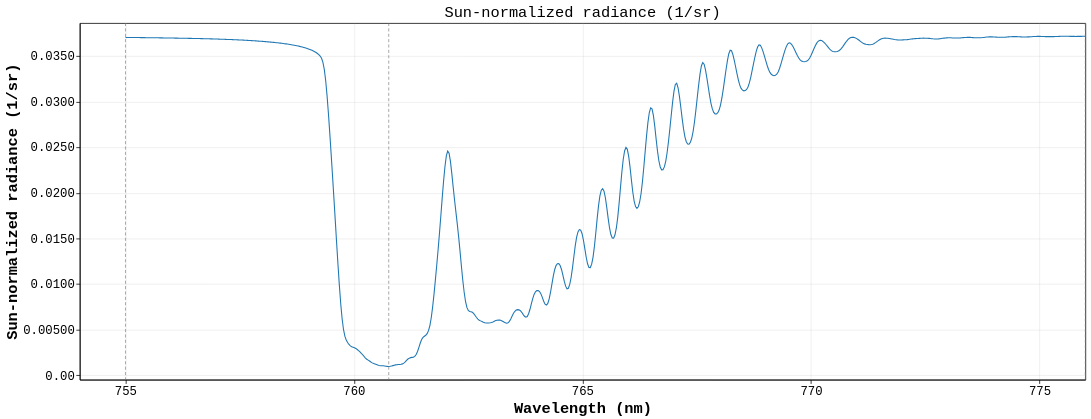

Here is the notebook cell this chart was saved with:
### Markdown cell above
## Sun-Normalized Radiance

### Code cell
sun_normalized_radiance_chart

### Figure 1 — Vega-Lite specification as saved in the notebook (floating-point values rounded to 4 significant figures; data arrays with more than 128 entries replaced by an {"elided": "..."} marker saying what was removed)
{"config": {"background": "white", "view": {"stroke": "black", "continuousWidth": 1311, "continuousHeight": 465}, "axis": {"domain": true, "domainColor": "black", "grid": true, "gridColor": "#b0b0b0", "gridOpacity": 0.25, "labelColor": "black", "labelFont": "Menlo, Monaco, Consolas, Liberation Mono, DejaVu Sans Mono, monospace", "labelFontSize": 16, "tickColor": "black", "titleColor": "black", "titleFont": "Menlo, Monaco, Consolas, Liberation Mono, DejaVu Sans Mono, monospace", "titleFontSize": 20}, "legend": {"labelColor": "black", "labelFont": "Menlo, Monaco, Consolas, Liberation Mono, DejaVu Sans Mono, monospace", "labelFontSize": 16, "labelLimit": 320, "orient": "bottom-left", "fillColor": "white", "strokeColor": "#cccccc", "padding": 8, "titleColor": "black", "titleFont": "Menlo, Monaco, Consolas, Liberation Mono, DejaVu Sans Mono, monospace", "titleFontSize": 16}, "line": {"strokeWidth": 1.4}, "point": {"size": 28}, "range": {"category": ["#1f77b4", "#ff7f0e", "#d62728"]}, "title": {"color": "black", "font": "Menlo, Monaco, Consolas, Liberation Mono, DejaVu Sans Mono, monospace", "fontSize": 20, "fontWeight": "normal", "anchor": "middle"}}, "layer": [{"data": {"name": "data-94aca35dd5c47ef926f626d40a5aba30"}, "mark": {"type": "line", "color": "#1f77b4", "strokeWidth": 1.4}, "encoding": {"tooltip": [{"field": "wavelength_nm", "format": ".4f", "title": "Wavelength (nm)", "type": "quantitative"}, {"field": "sun_normalized_radiance", "format": ".8g", "title": "Sun-normalized radiance (1/sr)", "type": "quantitative"}], "x": {"axis": {"tickMinStep": 5}, "field": "wavelength_nm", "scale": {"zero": false}, "title": "Wavelength (nm)", "type": "quantitative"}, "y": {"axis": {"format": ".3g"}, "field": "sun_normalized_radiance", "scale": {"domain": [-0.0004658, 0.03862], "zero": false}, "title": "Sun-normalized radiance (1/sr)", "type": "quantitative"}}}, {"data": {"name": "data-4e363f75b9d170a12db18c088ee0a0d7"}, "mark": {"type": "rule", "color": "#737373", "strokeDash": [4, 3], "strokeWidth": 0.8}, "encoding": {"x": {"field": "wavelength_nm", "type": "quantitative"}}}], "height": 465, "title": "Sun-normalized radiance (1/sr)", "width": 1311, "$schema": "https://vega.github.io/schema/vega-lite/v6.4.1.json", "datasets": {"data-94aca35dd5c47ef926f626d40a5aba30": {"elided": "701 records"}, "data-4e363f75b9d170a12db18c088ee0a0d7": [{"wavelength_nm": 755.0}, {"wavelength_nm": 760.8}, {"wavelength_nm": 776.0}]}}
